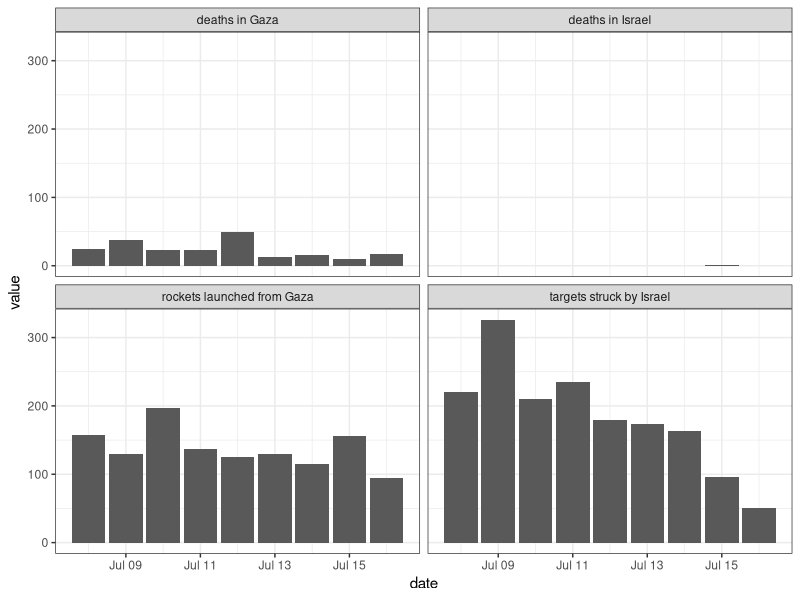

This figure's R source:
# plotting the data
library(ggplot2)

# loading data
data_plot <- read.csv('data/data.csv')

# standardizing
data_plot$date <- as.Date(data_plot$date)
data_plot$value <- as.numeric(sub(",", "", data_plot$value))

# ploting
plot <- ggplot(data_plot) + theme_bw() + 
    geom_bar(aes(date, value), stat = 'identity') + 
    facet_wrap(~ variable)

# storing plot
ggsave('plot.png', plot)